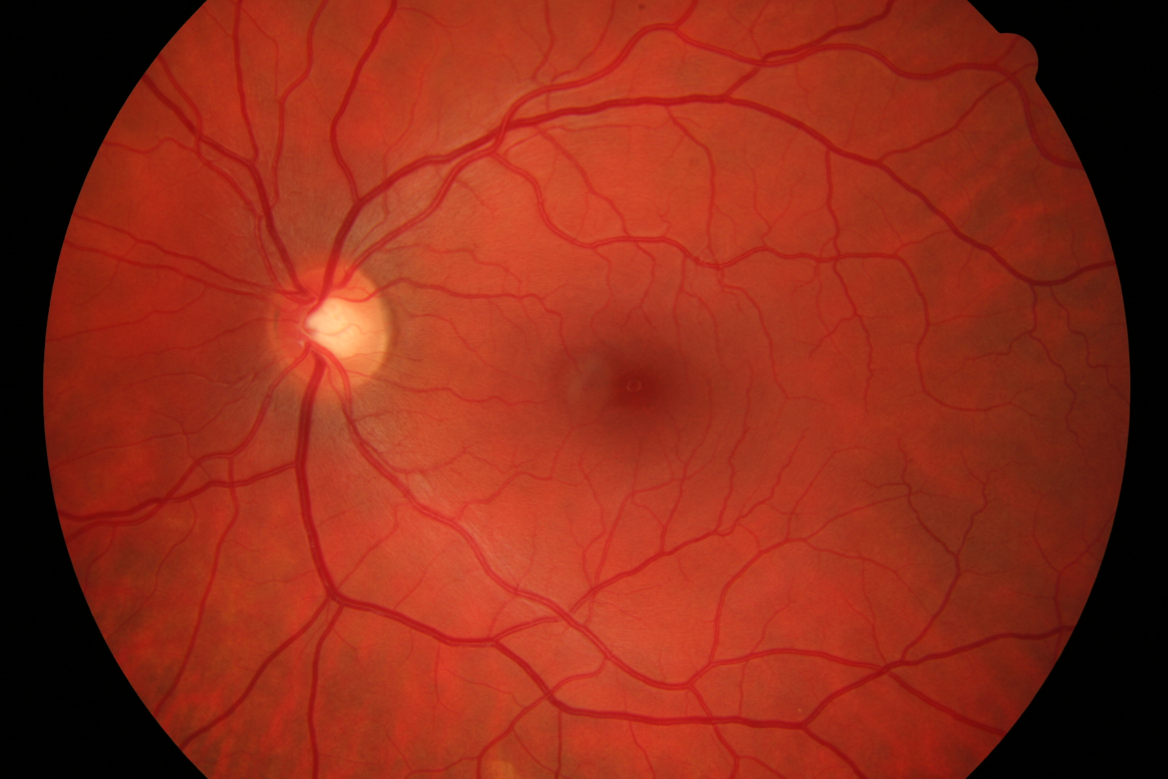
#> input picture images/12_h.jpg, 3504 x 2336 px (shown at 1/3 size)
$ python main.py
#> lines starting #> are read from the running program, lines starting #| are printed output that depends on the picture; after the words box and inside, x2 and y2 are one past the last pixel; in counts of white or black regions, pixels touching at a corner belong together
import cv2
import copy
import numpy as np
import matplotlib.pyplot as plt
from random import sample

from skimage import filters
from sklearn.neighbors import KNeighborsClassifier


def slice(image, size=3):
    height = image.shape[0]
    width = image.shape[1]
    sliced_parts = []
    for y in range(0, height, size):
        for x in range(0, width, size):
            part = image[y:y + size, x:x + size]
            sliced_parts.append(part)
    return sliced_parts


def features(image):
    parameters = []

    mean_value = np.mean(image)

    max_value = np.max(image)

    min_value = np.min(image)

    parameters = [mean_value, max_value, min_value]

    _, part = cv2.threshold(image, 127, 255, cv2.THRESH_BINARY)
    moment = cv2.moments(part, True)
    hu_moments = cv2.HuMoments(moment).flatten()
    parameters.extend(hu_moments)

    return parameters


def process_picture(model, image, size=3):
    parts = slice(image, size)
    X = np.array([features(x) for x in parts])
    predictions = model.predict(X)

    outcome = list()
    for x in range(int(np.sqrt(len(X)))):
        temp_for = []
        for y in range(int(np.sqrt(len(X)))):
            temp_for.append(float(predictions[y + int(np.sqrt(len(X))) * x]))
        outcome.append(temp_for)
    outcome = np.asarray(outcome)
    # outcome = cv2.resize(outcome, image.shape[:2], interpolation=cv2.INTER_LINEAR)
    return outcome


def confusion_matrix(original_image, predicted_image, expected_image):
    white = (255, 255, 255)
    red = (255, 0, 0)
    green = (0, 255, 0)
    purple = (255, 0, 255)
    conf_matrix = np.zeros(original_image.shape, dtype=np.uint8)

    predicted_mask = (predicted_image != 0)
    model_mask = (expected_image != 0)

    conf_matrix[predicted_mask & model_mask] = green
    conf_matrix[predicted_mask & ~model_mask] = red
    conf_matrix[~predicted_mask & model_mask] = purple
    conf_matrix[~predicted_mask & ~model_mask] = white

    return conf_matrix


def image_metrics(predicted, model):
    assert predicted.shape == model.shape, "Predicted and model arrays must have the same shape."

    true_positive = np.sum((predicted > 0) & (model > 0))
    false_positive = np.sum((predicted > 0) & (model == 0))
    false_negative = np.sum((predicted == 0) & (model > 0))
    true_negative = np.sum((predicted == 0) & (model == 0))
    print(false_positive, true_positive)
    total = true_positive + false_positive + false_negative + true_negative
    accuracy = round((true_positive + true_negative) / total, 4)
    sensitivity = round(true_positive / (true_positive + false_negative + 1), 4)
    specificity = round(true_negative / (false_positive + true_negative + 1), 4)
    precision = round(true_positive / (true_positive + false_positive + 1), 4)
    g_mean = round(np.sqrt(sensitivity * specificity), 4)
    f_measure = round((2 * precision * sensitivity) / (precision + sensitivity + 1), 4)

    # Printing metrics
    print(f"Accuracy: {accuracy}")
    print(f"Sensitivity: {sensitivity}")
    print(f"Specificity: {specificity}")
    print(f"Precision: {precision}")
    print(f"G-mean: {g_mean}")
    print(f"F-measure: {f_measure}")


def main():
    # Wymagania 3.0
    image = cv2.imread('images/12_h.jpg')
#> image is the input picture: shape (2336, 3504, 3); mean B, G, R 25.3, 43.6, 142.7
    mask = cv2.imread('healthy_fovmask/12_h_mask.tif')
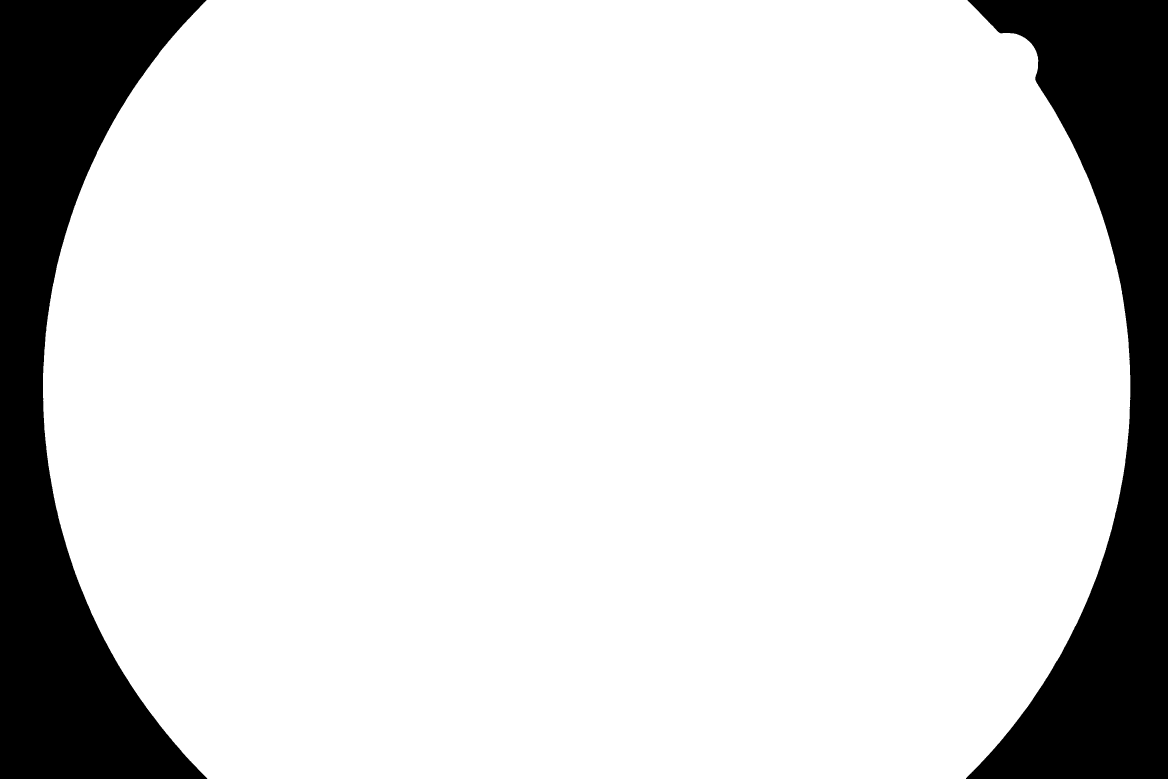
#> input picture healthy_fovmask/12_h_mask.tif, 3504 x 2336 px (shown at 1/3 size)
#> mask is the input picture: shape (2336, 3504, 3); 84.5% white; 2 black regions, box (x1, y1, x2, y2) and area: (0, 0, 622, 2336) 659084, (2898, 0, 3504, 2336) 613550
    expected_result = cv2.imread('healthy_manualsegm/12_h.tif')
    desired_width = 1200
    desired_height = 800

    #Resize all images
    image_2 = cv2.resize(copy.deepcopy(image), (desired_width, desired_height))
    mask = cv2.resize(mask, (desired_width, desired_height))
#> mask: shape (800, 1200, 3)
    expected_result = cv2.resize(expected_result, (desired_width, desired_height))

    #Green channel
    expected_result = expected_result[:, :, 1]
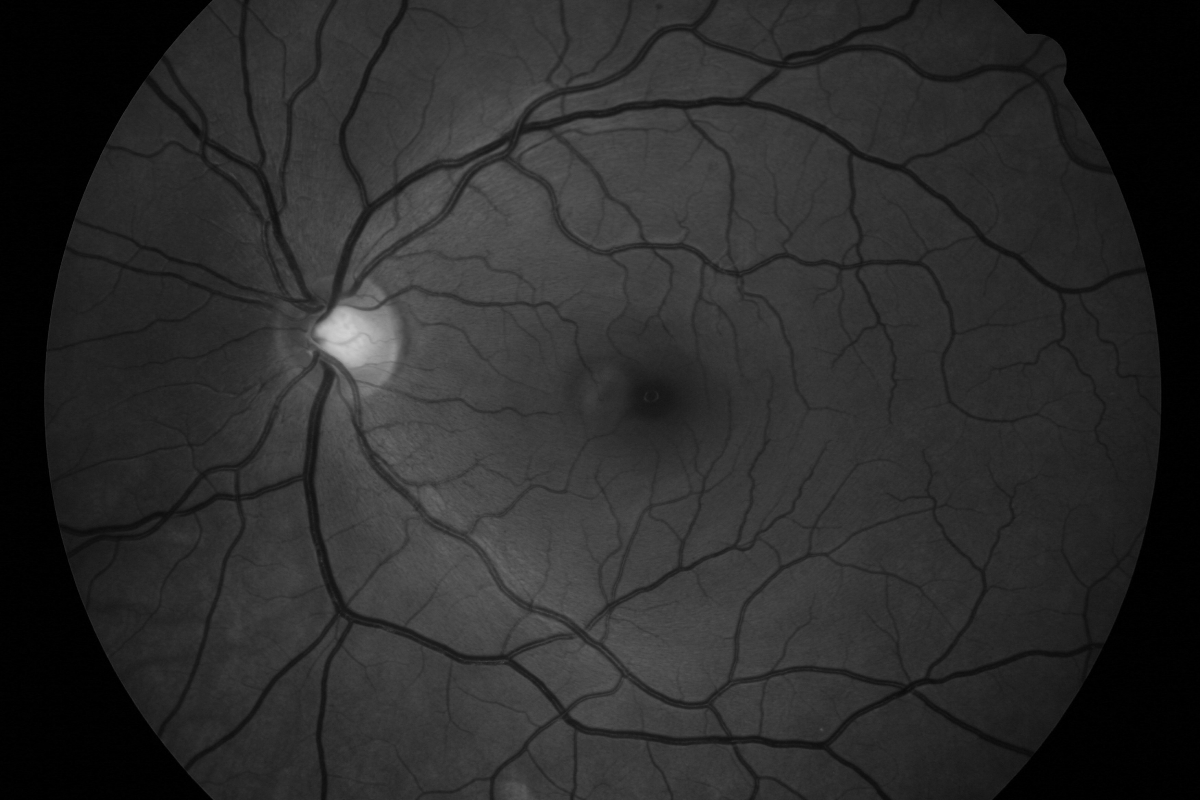
#> expected_result: shape (800, 1200); min 0, max 208, mean 43.5
    green_channel_image = image_2[:, :, 1]
    green_channel_mask = mask[:, :, 1]

    green_channel_image[green_channel_mask == 0] = 0
#> green_channel_image: shape (800, 1200); 9.49% of pixels changed, all inside (x1, y1, x2, y2) = (0, 0, 1200, 800)

    image_copy = copy.deepcopy(green_channel_image)

    #Image processing
    blurred_image = filters.unsharp_mask(image_copy)
    sato = filters.sato(blurred_image)
    sato[green_channel_mask == 0] = 0
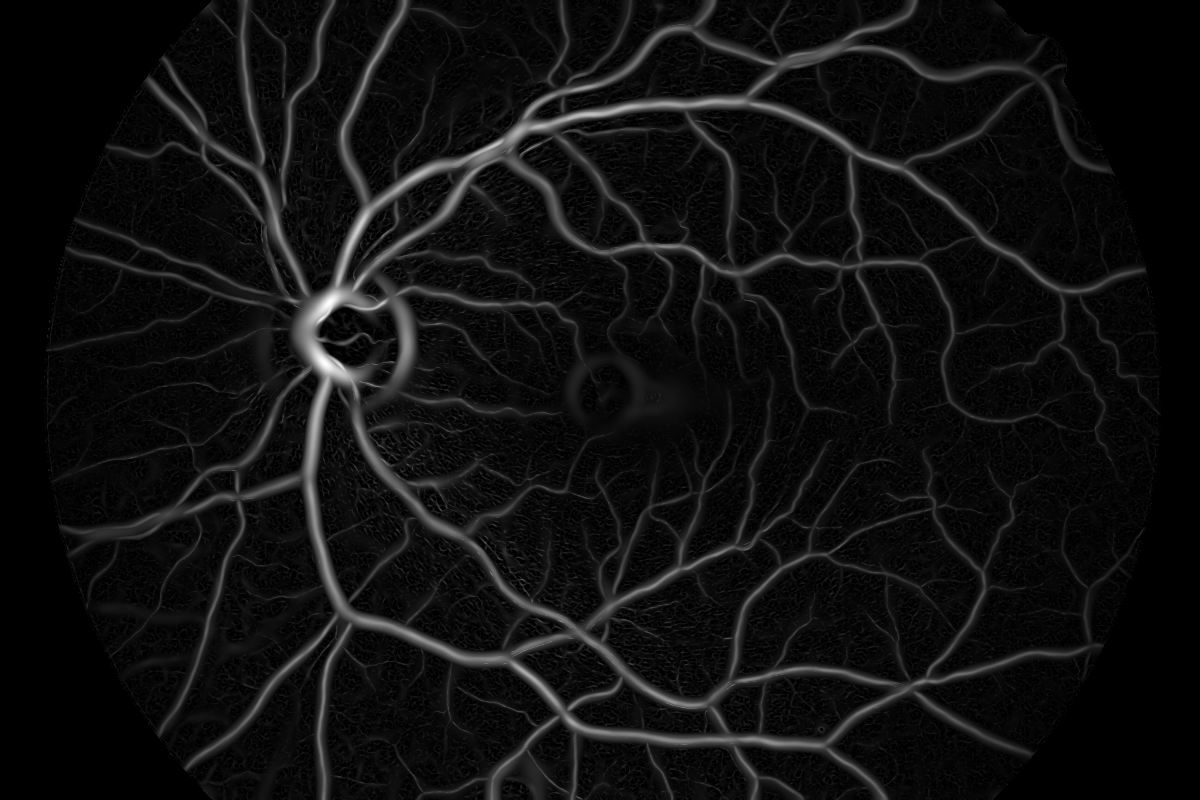
#> sato: shape (800, 1200) float64; min 0, max 0.113, mean 0.00711; drawn with min black and max white
    threshold_value = 0.014
    predicted_image = ((sato > threshold_value).astype(int) * 255)
#> predicted_image: shape (800, 1200) int64; 13% white; 1518 white regions (1464 under 20 px), largest, box (x1, y1, x2, y2) and area: (60, 0, 1146, 800) 116555, (66, 247, 276, 310) 898, (538, 0, 570, 88) 525

    plt.imshow(predicted_image, cmap='gray')
    plt.show()
    differences = confusion_matrix(image_2, predicted_image, expected_result)
#> in confusion_matrix, `model_mask = (expected_image != 0)`: model_mask: shape (800, 1200) bool; 94% white; black in thin lines or dots
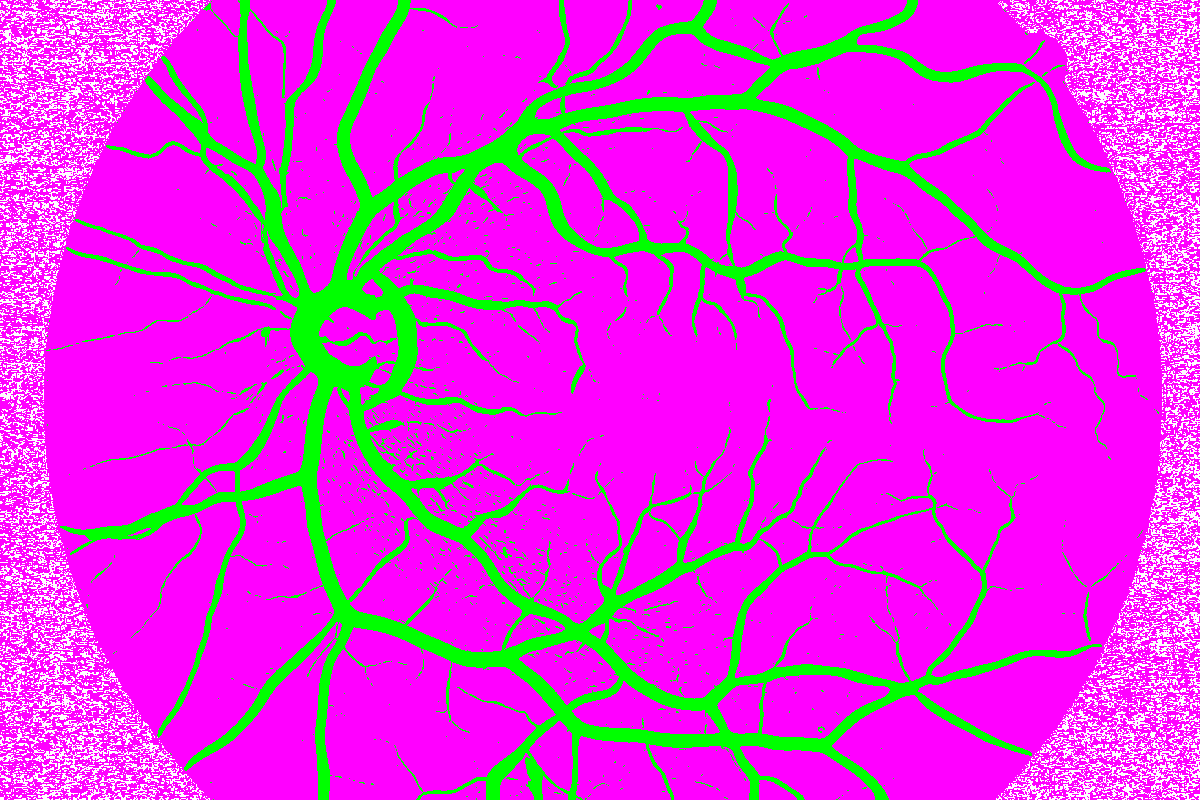
#> differences: shape (800, 1200, 3); mean B, G, R 221.8, 48.5, 221.8
    plt.imshow(differences)
    plt.show()

    image_metrics(predicted_image, expected_result)
#> in image_metrics, `true_positive = np.sum((predicted > 0) & (model > 0))`: true_positive = 124801
#> in image_metrics, `false_positive = np.sum((predicted > 0) & (model == 0))`: false_positive = 0
#> in image_metrics, `false_negative = np.sum((predicted == 0) & (model > 0))`: false_negative = 777416
#> in image_metrics, `true_negative = np.sum((predicted == 0) & (model == 0))`: true_negative = 57783
#| 0 124801
#> in image_metrics, `total = true_positive + false_positive + false_negative + true_negative`: total = 960000
#> in image_metrics, `accuracy = round((true_positive + true_negative) / total, 4)`: accuracy = 0.19
#> in image_metrics, `sensitivity = round(true_positive / (true_positive + false_negative + ..`: sensitivity = 0.138
#> in image_metrics, `specificity = round(true_negative / (false_positive + true_negative + ..`: specificity = 1
#> in image_metrics, `g_mean = round(np.sqrt(sensitivity * specificity), 4)`: g_mean = 0.372
#> in image_metrics, `f_measure = round((2 * precision * sensitivity) / (precision + sensiti..`: f_measure = 0.129
#| Accuracy: 0.1902
#| Sensitivity: 0.1383
#| Specificity: 1.0
#| Precision: 1.0
#| G-mean: 0.3719
#| F-measure: 0.1294


if __name__ == '__main__':
    main()
